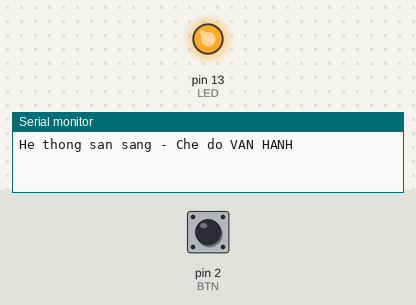
Bench run of a sketch on a simulated Arduino Uno, built with avr-gcc and run on an emulated ATmega328P. On the bench: output pins drawn as LEDs (lit = HIGH), the last lines printed to the serial monitor. Dashed ring = blinking. The inputs (shaded band) are chosen by the test bench; at power-on: pin 2 (BTN) HIGH.

Above: at 1.2 s.
1.3 s: pin 2 (BTN) pulled LOW for 3.2 s
At 4.55 s:
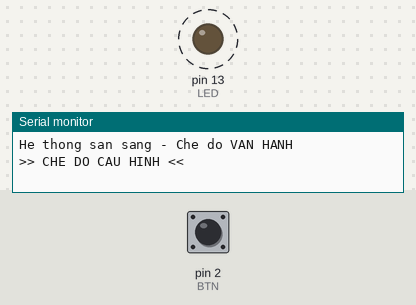
6.5 s: pin 2 (BTN) pulled LOW for 0.15 s
At 7.3 s:
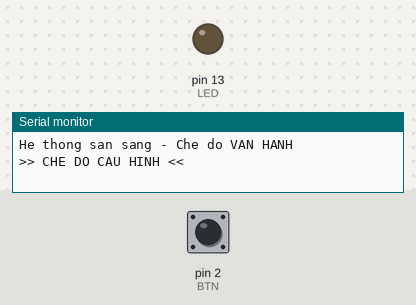
9.0 s: pin 2 (BTN) pulled LOW for 1 s
At 11.8 s:
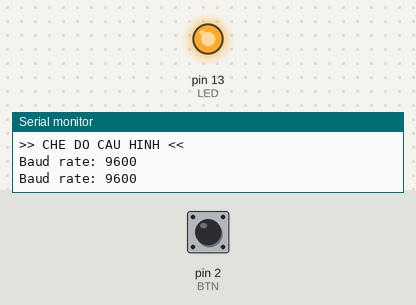
Timing chart, 0 to 13.3 s (numbered marks = the images above; inputs shaded):
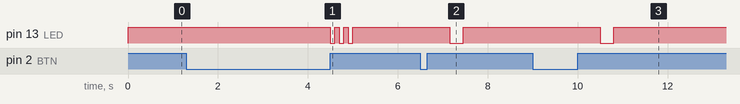

The sketch:

arduino.ino
```cpp
#define BTN 2
#define LED 13

int mode = 0;
unsigned long baud = 9600;
int clicks = 0;
unsigned long pressStart = 0;
unsigned long lastClick = 0;
bool lastBtn = HIGH;

void setup() {
  pinMode(BTN, INPUT_PULLUP);
  pinMode(LED, OUTPUT);
  digitalWrite(LED, HIGH);  // tat LED
  Serial.begin(9600);
  Serial.println("He thong san sang - Che do VAN HANH");
}

void loop() {
  bool btn = digitalRead(BTN);

  if (btn == LOW && lastBtn == HIGH) {
    pressStart = millis();
  }

  if (btn == HIGH && lastBtn == LOW) {
    unsigned long held = millis() - pressStart;

    if (held >= 3000) {
      if (mode == 0) {
        mode = 1;
        clicks = 0;
        Serial.println(">> CHE DO CAU HINH <<");
        for (int i = 0; i < 6; i++) {
          digitalWrite(LED, !digitalRead(LED));
          delay(100);
        }
        digitalWrite(LED, HIGH);  // tat LED
      } else {
        mode = 0;
        Serial.println(">> TRO VE VAN HANH <<");
        digitalWrite(LED, HIGH);  // tat LED
      }
    } else if (mode == 1) {
      clicks++;
      lastClick = millis();
    }
  }

  if (mode == 1 && clicks > 0 && millis() - lastClick > 500) {
    if (clicks == 1) {
      baud = 9600;
      digitalWrite(LED, LOW); delay(300); digitalWrite(LED, HIGH);
    } else {
      baud = 115200;
      digitalWrite(LED, LOW); delay(200); digitalWrite(LED, HIGH); delay(200);
      digitalWrite(LED, LOW); delay(200); digitalWrite(LED, HIGH);
    }

    Serial.end();
    Serial.begin(baud);
    delay(50);
    Serial.print("Baud rate: ");
    Serial.println(baud);
    clicks = 0;
  }

  lastBtn = btn;
}
```

Measured:
- after the input at 1.3 s, pin 13 (LED): alternates HIGH for 0.10 s and LOW for 0.10 s, 6 changes in all, then stays HIGH, starting after 3.2 s
- after the input at 6.5 s, pin 13 (LED): HIGH → LOW after 0.65 s, → HIGH 0.30 s later
- after the input at 9.0 s, pin 13 (LED): HIGH → LOW after 1.5 s, → HIGH 0.30 s later
